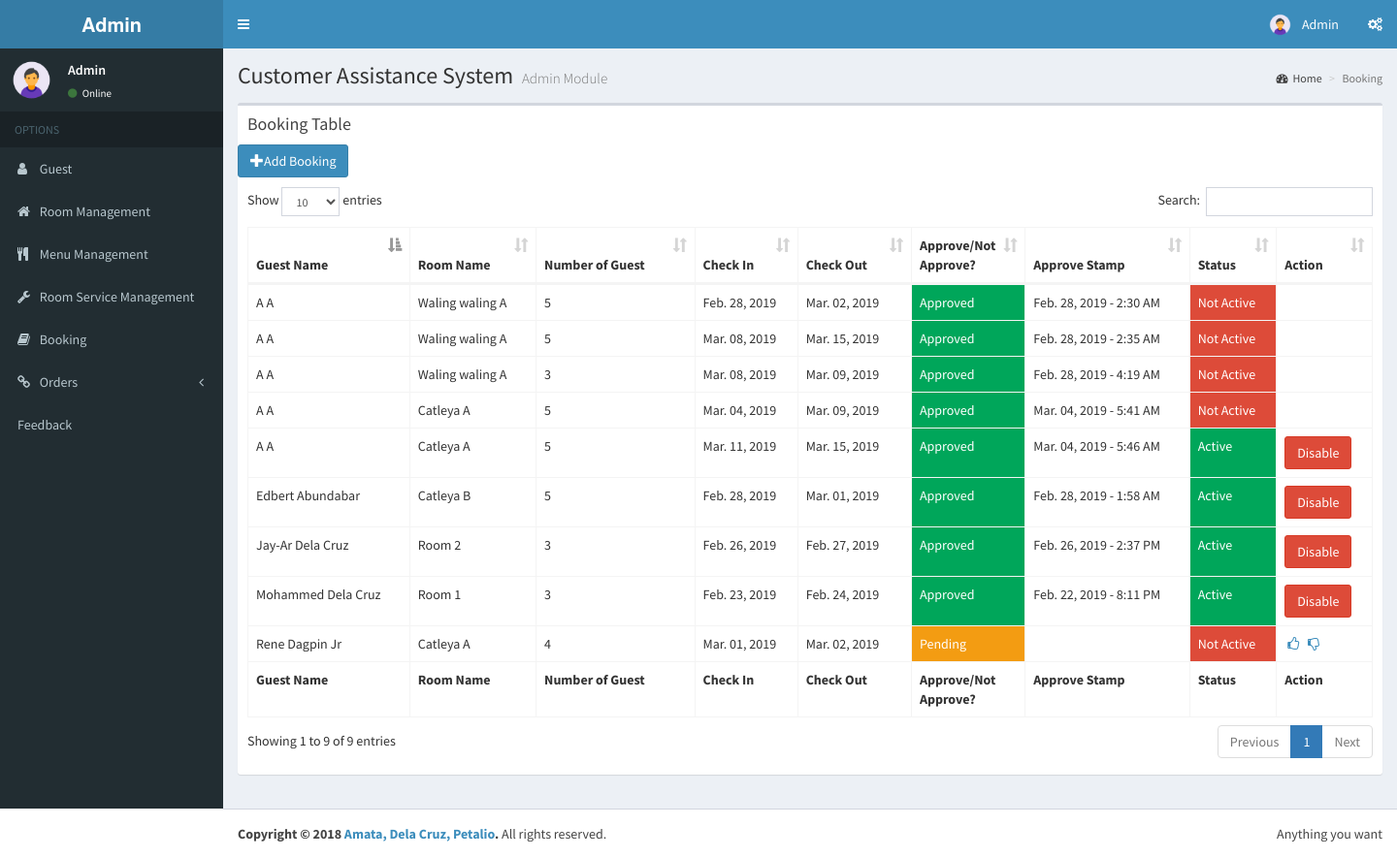
The app's page /booking.php (signed in) with its own data.
### tables this page shows
CREATE TABLE `booking` (
  `booking_ID` int(11) NOT NULL,
  `guest_id` int(11) NOT NULL,
  `room_ID` int(11) NOT NULL,
  `number_guest` int(11) NOT NULL,
  `check_in` date NOT NULL,
  `check_out` date NOT NULL,
  `booking_approve` tinyint(1) NOT NULL DEFAULT '0',
  `booking_approve_time` timestamp NOT NULL DEFAULT CURRENT_TIMESTAMP,
  `status` tinyint(4) NOT NULL
);

CREATE TABLE `room` (
  `room_ID` int(11) NOT NULL,
  `room_name` varchar(255) NOT NULL,
  `room_price` double(8,2) NOT NULL,
  `room_type` char(4) NOT NULL,
  `room_capacity` int(11) NOT NULL,
  `room_availability` tinyint(1) NOT NULL DEFAULT '1'
);

### booking.php (the view, shortened to what this page needs)
<?php
include 'backend/PHPtoMySQL.php';
?>
<!DOCTYPE html>
<html>
<head>
  <link rel="stylesheet" href="assets/css/bootstrap.min.css">
  <link rel="stylesheet" href="https://cdnjs.cloudflare.com/ajax/libs/font-awesome/4.5.0/css/font-awesome.min.css">
  <link rel="stylesheet" href="https://cdnjs.cloudflare.com/ajax/libs/ionicons/2.0.1/css/ionicons.min.css">
  <link rel="stylesheet" href="assets/dist/css/AdminLTE.min.css">
  <link rel="stylesheet" href="assets/dist/css/skins/skin-blue.min.css">
  <link href="https://gitcdn.github.io/bootstrap-toggle/2.2.2/css/bootstrap-toggle.min.css" rel="stylesheet">
      <link rel="stylesheet" href="assets/plugins/datatables/dataTables.bootstrap.css">
  <link rel="stylesheet" href="assets/plugins/daterangepicker/daterangepicker.css">
  <link rel="stylesheet" href="assets/plugins/datepicker/datepicker3.css">
</head>
<body class="hold-transition skin-blue sidebar-mini" data-spy="scroll" data-target=".navbar" data-offset="50">
<div class="wrapper">
  <header class="main-header">
    <a href="home.php" class="logo">
      <span class="logo-lg"><b>Admin</b> </span>
    </a>
    <nav class="navbar navbar-static-top" role="navigation">
      <a href="#" class="sidebar-toggle" data-toggle="offcanvas" role="button">
      </a>
      <div class="navbar-custom-menu">
        <ul class="nav navbar-nav">
          <li class="dropdown user user-menu">
            <a href="#" class="dropdown-toggle" data-toggle="dropdown">
              <img src="assets/dist/img/admin.png" class="user-image" alt="User Image">
              <span class="hidden-xs">Admin</span>
            </a>
          </li>
          <li>
            <a href="#" data-toggle="control-sidebar"><i class="fa fa-gears"></i></a>
          </li>
        </ul>
      </div>
    </nav>
  </header>
  <aside class="main-sidebar">
    <section class="sidebar">
      <div class="user-panel">
        <div class="pull-left image">
          <img src="assets/dist/img/admin.png" class="img-circle" alt="User Image">
        </div>
        <div class="pull-left info">
          <p>Admin</p>
          <a href="#"><i class="fa fa-circle text-success"></i> Online</a>
        </div>
      </div>
      <ul class="sidebar-menu">
        <li class="header">OPTIONS</li>
        <li><a href="guest.php"><i class="fa fa fa-user"></i> <span>Guest</span></a></li>
        <li><a href="room.php"><i class="fa fa-home"></i> <span>Room Management</span></a></li>
        <li><a href="menu.php"><i class="fa fa fa-cutlery"></i> <span>Menu Management</span></a></li>
        <li><a href="room_service.php"><i class="fa fa fa-wrench"></i> <span>Room Service Management</span></a></li>
        <li><a href="booking.php"><i class="fa fa fa-book"></i> <span>Booking</span></a></li>
        <li class="treeview">
          <a href="#"><i class="fa fa-link"></i> <span>Orders</span>
            <span class="pull-right-container">
              <i class="fa fa-angle-left pull-right"></i>
            </span>
          </a>
        </li>
        <li><a href="feedback.php"><i class="ion ion-stats-bars"></i> <span>Feedback</span></a></li>
      </ul>
     </section>
  </aside>
  <div class="content-wrapper">
    <section class="content-header">
      <h1>
        Customer Assistance System
        <small>Admin Module</small>
      </h1>
      <ol class="breadcrumb">
        <li><a href="#"><i class="fa fa-dashboard"></i>Home</a></li>
        <li class="active">Booking</li>
      </ol>
    </section>
    <section class="content">
      <div class="box">
        <div class="box-header">
          <h3 class="box-title">Booking Table</h3>
        </div>
            <a href="#" id="btnAddroom" type="button" class="btn btn-small btn-primary dropdown-toggle" data-toggle="modal" data-target="#myModalAdd">
              <i class="glyphicon glyphicon-plus"></i>Add Booking
          </a>
         <div class="box-body">
              <table id="example1" class="table table-bordered table-hover">
                <thead>
                <tr>
                  <th>Guest Name</th>
                  <th>Room Name</th>
                  <th>Number of Guest</th>
                  <th>Check In</th>
                  <th>Check Out</th>
                  <th width="10%">Approve/Not Approve?</th>
                  <th>Approve Stamp</th>
                  <th>Status</th>
                  <th>Action</th>
                </tr>
                </thead>
                <tbody>
                <?php
                    $sql = "SELECT r.room_ID, b.booking_ID, CONCAT(g.first_name, \" \" ,g.last_name) AS guest_name, r.room_name, b.number_guest, DATE_FORMAT(b.check_in, \"%b. %d, %Y\") AS check_in, DATE_FORMAT(b.check_out, \"%b. %d, %Y\") AS check_out, b.booking_approve, DATE_FORMAT(b.booking_approve_time, \"%b. %d, %Y - %l:%i %p\") AS booking_approve_time, b.status FROM guest g, room r, booking b WHERE g.guest_id=b.guest_id AND r.room_ID=b.room_ID ";
                    $result = mysqli_query($conn, $sql);
if (mysqli_num_rows($result) > 0) {
      while($row = mysqli_fetch_assoc($result)) {
        $room_ID              = $row['room_ID'];
        $booking_ID           = $row['booking_ID'];
        $guest_name           = $row['guest_name'];
        $room_name            = $row['room_name'];
        $number_guest         = $row['number_guest'];
        $check_in             = $row['check_in'];
        $check_out            = $row['check_out'];
        $booking_approve      = $row['booking_approve'];
        $booking_approve_time = $row['booking_approve_time'];
        $status               = $row['status'];
        echo "<tr>";
        echo "<td>".$guest_name."</td>";
        echo "<td>".$room_name."</td>";
        echo "<td>".$number_guest."</td>";
        echo "<td>".$check_in."</td>";
        echo "<td>".$check_out."</td>";
        if($booking_approve == 0){
          echo "<td class=\" btn-warning\">Pending</td>";
          }else if($booking_approve == 1){
            echo "<td class=\" btn-success\">Approved</td>";
          }else{
            echo "<td class=\" btn-danger\">Not Approved</td>";
          }
          if($booking_approve_time == '0000-00-00 00:00:00'){
            echo "<td>Pending...</td>";
          }else if($booking_approve_time != '0000-00-00 00:00:00'){
          echo "<td>".$booking_approve_time."</td>";
          }
          if($status == 0){
            echo "<td class=\" btn-danger\">Not Active</td>";
            }else{
              echo "<td class=\" btn-success\">Active</td>";
            }
        echo "<td><form action=\"\" method=\"post\">";
                                if($booking_approve == 1 || $booking_approve == 2){
                                }else{
                                  echo"  <input type=\"hidden\" value=".$booking_ID." name=\"id\">
                                  <a class = \"fa fa-fw fa-thumbs-o-up\" title=\"Approve\" href=\"backend/booking/booking_app.php?id=".$booking_ID."&id2=".$room_ID."\" onclick=\"return confirm('Confirm Approve?');\"></a>
                                  <a class = \"fa fa-fw fa-thumbs-o-down\" title=\"Disapprove\" href=\"backend/booking/booking_disapp.php?id=".$booking_ID."&id2=".$room_ID."\" onclick=\"return confirm('Confirm Disapprove?');\"></a>";
                                }
                                if((($booking_approve == 1) && ($status == 1)) && (($booking_approve == 1) || ($status == 0))){
                                  echo"<a title=\"Disable Booking\" type=\"button\" class=\"btn btn-small btn-danger dropdown-toggle\" href=\"backend/booking/booking_deactivate.php?id=".$booking_ID."&id2=".$room_ID."\" onclick=\"return confirm('Confirm Approve?');\">Disable</a>";
                                }else{
                                }
                              echo" </form>
                        </td>";
        echo "</tr>";
      }
  }
               else {
                    echo "";
                }
echo"   <div id=\"myModalAdd\" class=\"modal\">
          <div class=\"modal-dialog\">
            <div class=\"modal-content\">
              <div class=\"modal-header\">
                <button type=\"button\" class=\"close\" data-dismiss=\"modal\" aria-label=\"Close\">
                  <span aria-hidden=\"true\">&times;</span></button>
                <h4 class=\"modal-title\">Add Booking</h4>
              </div>
              <div class=\"modal-body\">
            <form role=\"form\" action=\"backend/booking/booking_insert.php\" method=\"post\" enctype=\"multipart/form-data\">
            ";
              echo" <div class=\"modal-footer\">
                <button type=\"submit\" name=\"Submit\" class=\"btn btn-primary\" value=\"Submit\">Add Booking</button>
              </div>
              </div>
            </form>
              </div>
            </div>
          </div>
        </div>
         ";
?>
                 <tfoot>
                <tr>
                  <th>Guest Name</th>
                  <th>Room Name</th>
                  <th>Number of Guest</th>
                  <th>Check In</th>
                  <th>Check Out</th>
                  <th>Approve/Not Approve?</th>
                  <th>Approve Stamp</th>
                  <th>Status</th>
                  <th>Action</th>
                </tr>
                </tfoot>
            </div>
          </div>
        </div>
  <footer class="main-footer">
    <div class="pull-right hidden-xs">
      Anything you want
    </div>
    <strong>Copyright &copy; 2018 <a href="#">Amata, Dela Cruz, Petalio</a>.</strong> All rights reserved.
   </footer>
</body>
</html>

### booking.php (style rules this page uses)
body { position: relative; }

### records on screen
booking: guest_name "Mohammed Dela Cruz", room_ID.room_name "Room 1", number_guest "3", check_in "Feb. 23, 2019", check_out "Feb. 24, 2019", booking_approve "Approved", booking_approve_time "Feb. 22, 2019 - 8:11 PM", status "Active"
booking: guest_name "Jay-Ar Dela Cruz", room_ID.room_name "Room 2", number_guest "3", check_in "Feb. 26, 2019", check_out "Feb. 27, 2019", booking_approve "Approved", booking_approve_time "Feb. 26, 2019 - 2:37 PM", status "Active"
booking: guest_name "Edbert Abundabar", room_ID.room_name "Catleya B", number_guest "5", check_in "Feb. 28, 2019", check_out "Mar. 01, 2019", booking_approve "Approved", booking_approve_time "Feb. 28, 2019 - 1:58 AM", status "Active"
booking: guest_name "A A", room_ID.room_name "Waling waling A", number_guest "5", check_in "Feb. 28, 2019", check_out "Mar. 02, 2019", booking_approve "Approved", booking_approve_time "Feb. 28, 2019 - 2:30 AM", status "Not Active"
booking: guest_name "A A", room_ID.room_name "Waling waling A", number_guest "5", check_in "Mar. 08, 2019", check_out "Mar. 15, 2019", booking_approve "Approved", booking_approve_time "Feb. 28, 2019 - 2:35 AM", status "Not Active"
booking: guest_name "A A", room_ID.room_name "Waling waling A", number_guest "3", check_in "Mar. 08, 2019", check_out "Mar. 09, 2019", booking_approve "Approved", booking_approve_time "Feb. 28, 2019 - 4:19 AM", status "Not Active"
booking: guest_name "Rene Dagpin Jr", room_ID.room_name "Catleya A", number_guest "4", check_in "Mar. 01, 2019", check_out "Mar. 02, 2019", booking_approve "Pending", status "Not Active"
booking: guest_name "A A", room_ID.room_name "Catleya A", number_guest "5", check_in "Mar. 04, 2019", check_out "Mar. 09, 2019", booking_approve "Approved", booking_approve_time "Mar. 04, 2019 - 5:41 AM", status "Not Active"
booking: guest_name "A A", room_ID.room_name "Catleya A", number_guest "5", check_in "Mar. 11, 2019", check_out "Mar. 15, 2019", booking_approve "Approved", booking_approve_time "Mar. 04, 2019 - 5:46 AM", status "Active"
